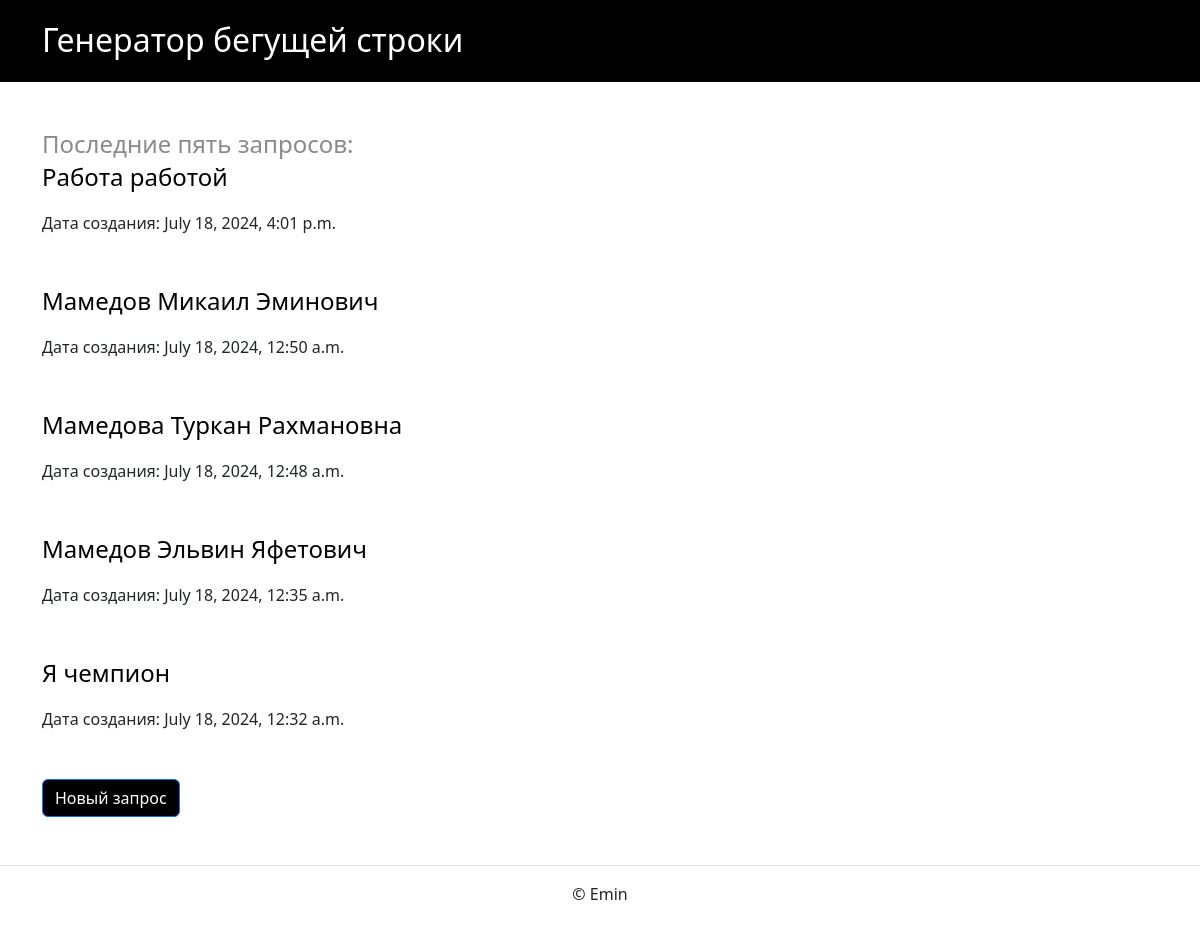
The page / on the database its author committed.
### homepage/models.py (models this page shows)
class Video(models.Model):
    text = models.TextField(blank=False, verbose_name='Текст')
    created_at = models.DateTimeField(auto_now_add=True, blank=False)

### homepage/views.py (the view)
# urls.py: path('', views.index, name='homepage'),
def index(request):
    template_name = 'homepage/index.html'
    videos = Video.objects.values(
        'text', 'created_at'
        ).order_by('-created_at')[:5]
    context = {
        'videos': videos
    }
    return render(request, template_name, context)

### templates/homepage/index.html (shortened to what this page needs)
{% extends "base.html" %}
{% block content %}
  <h5 class="card-header"><font size="5" color="#8A8A8A">Последние пять запросов:</font></h5>
  {% for video in videos %}
    <article class="mb-5">
        <p> <font size="5" color="#000000">{{ video.text }}</font> </p>
        <p> Дата создания: {{ video.created_at }} </p>
    </article>
  {% endfor %}
  <a href="{% url 'video' %}" class="btn btn-primary" style="background-color: black">
    <font size="3" color="#FFFFFF">Новый запрос</font>
  </a>
{% endblock %}

### templates/base.html (shortened to what this page needs)
{% load static %}
{% load django_bootstrap5 %}
<!DOCTYPE html>
<html lang="ru">
  <head>
    {% bootstrap_css %}
  </head>
  <body>
    {% include "includes/header.html" %}
    <main>
      <div class="container py-5">
        {% block content %}{% endblock %}
      </div>
    </main>
    {% include "includes/footer.html" %}
  </body>
</html>

### templates/includes/header.html
{% load static %}
<header>
  <nav class="navbar navbar-light" style="background-color: black">
    <div class="container">
      <a class="navbar-brand" href="{% url 'homepage' %}">
        <h1><font size="6" color="#FFFFFF">Генератор бегущей строки</font></h1>
      </a>
    </div>
  </nav>
</header>

### templates/includes/footer.html
<footer class="border-top text-center py-3">
    <p>© Emin</p>
  </footer>

### rows shown on the page
Video: text "Работа работой", created_at "July 18, 2024, 4:01 p.m."
Video: text "Мамедов Микаил Эминович", created_at "July 18, 2024, 12:50 a.m."
Video: text "Мамедова Туркан Рахмановна", created_at "July 18, 2024, 12:48 a.m."
Video: text "Мамедов Эльвин Яфетович", created_at "July 18, 2024, 12:35 a.m."
Video: text "Я чемпион", created_at "July 18, 2024, 12:32 a.m."
